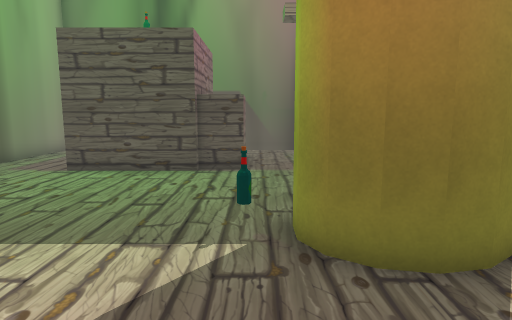
View 1 (above)

20 first-person views from a walk through a Unity game level. The camera is 1.4 m above the floor, tilts 8° down and sees 75° across. The floor is counted in squares, 0.82 m on a side. Each view is taken from the middle of a square. On the plan, view 1 faces up. The plan holds only what a view shows up to about 17 squares ahead; the rest is blank. The place goes on beyond the plan. The player character is not drawn.

View 2
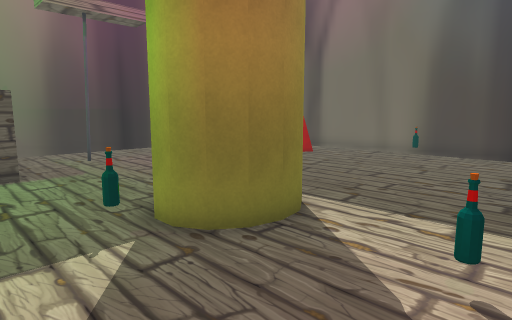

View 3
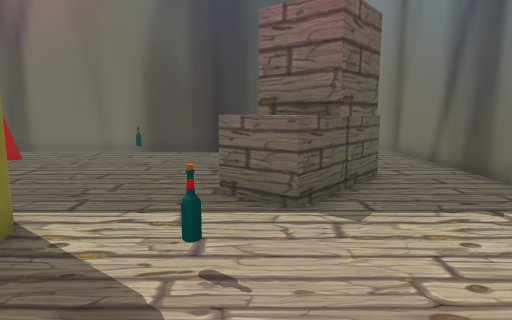

View 4
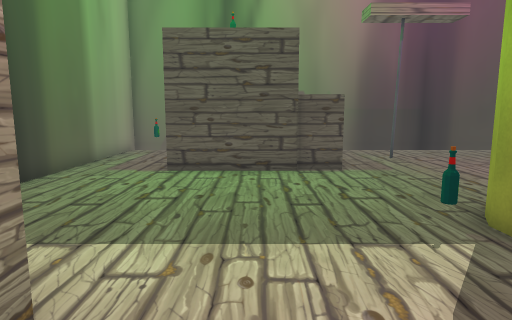

View 5
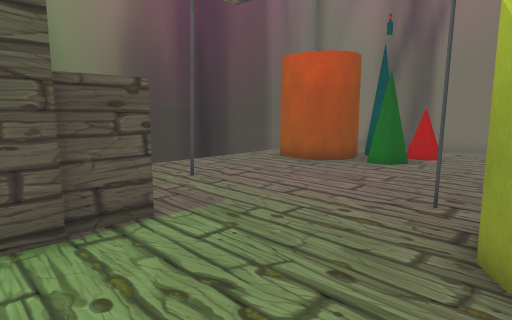

View 6
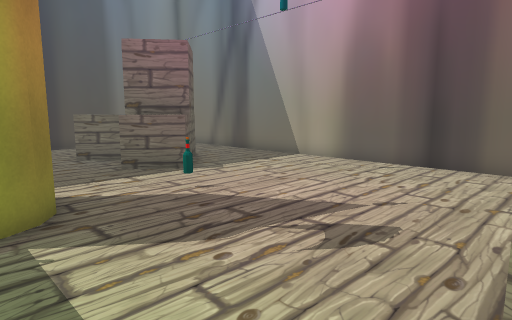

View 7
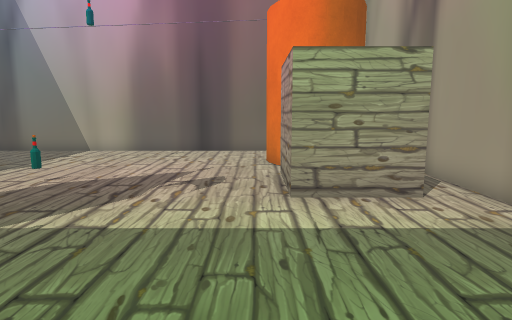

View 8
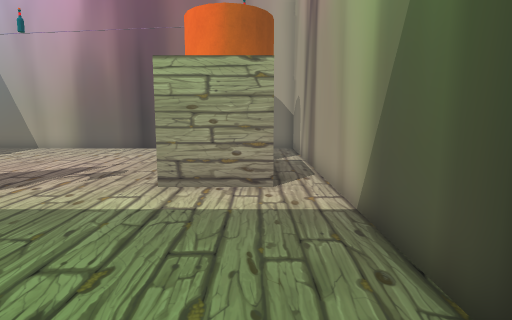

View 9
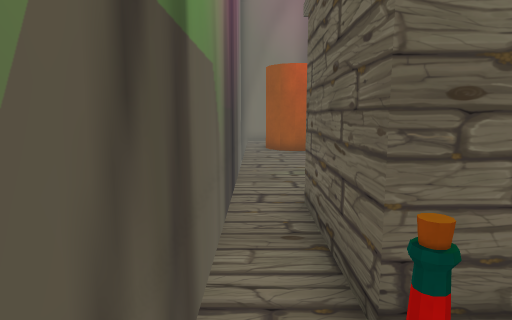

View 10
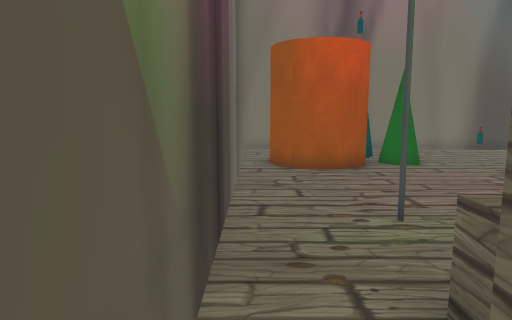

View 11
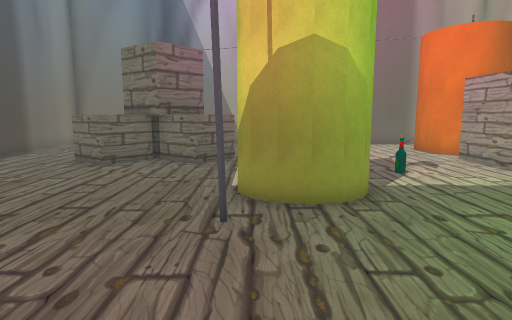

View 12
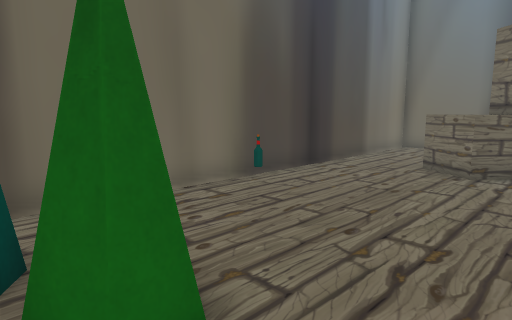

View 13
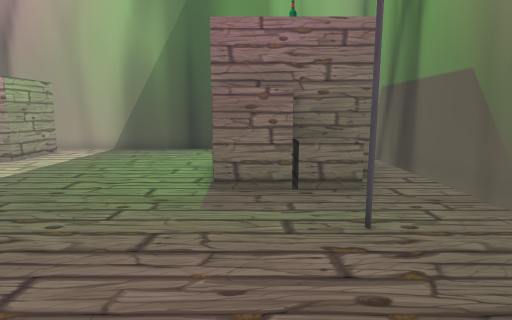

View 14
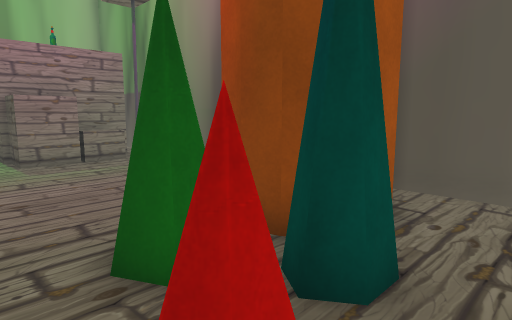

View 15
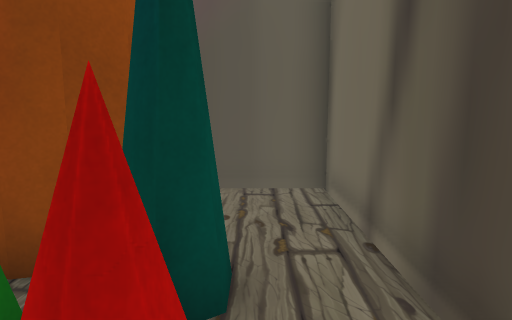

View 16
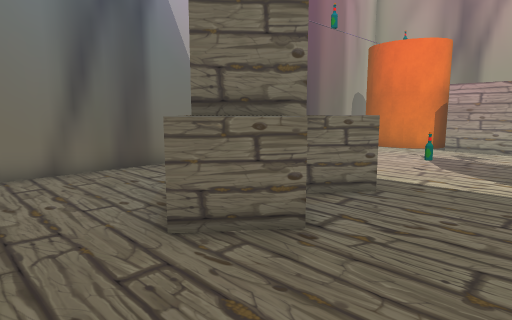

View 17
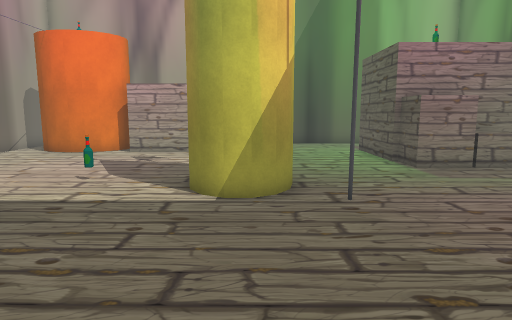

View 18
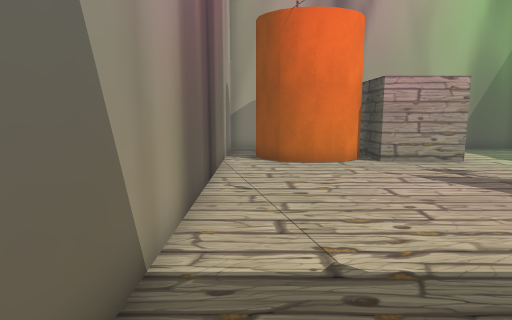

View 19
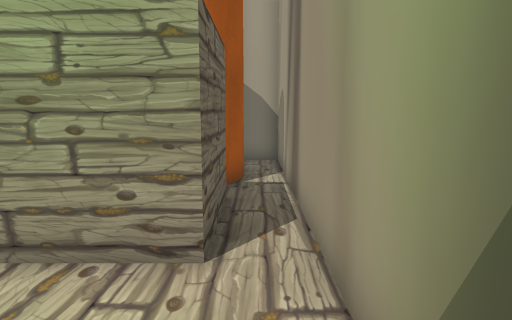

View 20
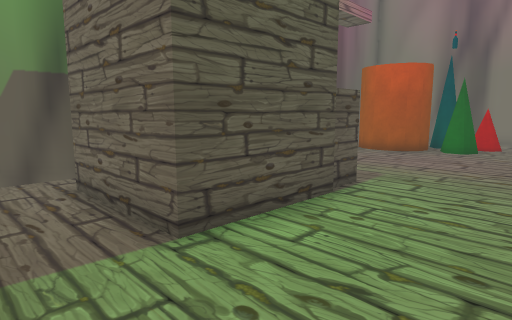

### Floor plan
Points are (right, up) in squares from view 1. A wall is a line through its corners. A room is listed if a view was taken in it or the views show most of it. See-through windows are left out.
Room 1 (views 1, 2, 3, 4, 5, 6, 7, 8, 9, 10, 11, 12, 13, 14, 15, 16, 17, 18, 19, 20)
walls: (3.1, 4) (2.5, 3.6); (2.7, 3.5) (2, 3.4) (1.3, 3.5) (0.8, 3.8) (0.6, 4.3) (0.6, 4.9) (0.8, 5.4) (1.4, 5.8) (2, 5.9) (2.6, 5.8) (3.1, 5.4) (3.4, 4.9) (3.4, 4.4) (3.1, 3.8); (8.2, 9.9) (8.2, 10.1); (9, 9.7) (8.6, 9.5) (7.9, 9.8) (7.9, 10.2) (8.6, 10.6); (9, 9.9) (8.6, 9.7) (8, 10) (8.6, 10.3); (8.4, 11.2) (7.8, 11.4) (7.3, 11.9) (7, 12.5) (7, 13.2) (7.3, 13.9) (7.8, 14.3) (8.6, 14.5); (6.6, -0.7) (8.1, 1.1) (9.7, -0.2); (10, 9.2) (10.4, 8.9); (5.1, -1.8) (6.5, -0.1) (8.3, -1.5); (-0.4, 13.4) (-0.4, 10) (-1.8, 10) (-1.8, 9.8) (-5.7, 9.8) (-5.7, 14.1) (-1.8, 14.1) (-1.8, 11.9); (10.6, 9.3) (10.3, 9.1) (9.9, 9.4); (9.9, 11.3) (10.3, 11.6); (9.6, 11.9) (9.1, 11.4); (10.6, 11.4) (10.6, 10.8) (10.3, 10.6) (9.9, 10.8); (9.9, 13.2) (9.9, 12.6); (7.1, -3.4) (3.8, -0.7) (5, 0.8) (7.1, -0.8); (-4.7, -1.8) (-4.3, -2.7) (-4.5, -3.6) (-4.7, -4.2) (-5.1, -4.6) (-5.5, -4.9); (-7.4, 2.4) (-4.7, 2.4) (-4.7, -0.6); (-5.5, -1.1) (-5.1, -1.4) (-4.6, -1.9); (-4.5, -2.3) (-4.4, -3.1); (-7.2, 15.9) (-8.8, 15.9) (-8.8, 2.5); (-6.1, -6.2) (12.7, -6.2) (12.7, 15.9) (-7, 15.9)
low walls: (9.2, 10.4) (9.2, 9.6); (10.5, 8.8) (9.9, 9.2) (9.9, 9.8); (-1, 13.4) (-0.4, 13.4)
ways out: opening at (-8, 2) to room 3
objects: bottle (-7, 15); bottle (0, 5); bottle (2, 1); bottle (12, 5)
Room 2 (no view inside)
walls: (-7.7, -3) (-7.6, -2.3); (-7.6, -2.4) (-7.3, -1.7); (-8.8, -1.5) (-8.8, -6.2) (-6.1, -6.2)
ways out: opening at (-8, -2) to room 3
Room 3 (no view inside)
walls: (-6.6, -1.1) (-6, -1); (-8.8, 2.5) (-8.8, -1.5); (-4.7, -0.6) (-7.4, -0.6) (-7.4, 2.4)
ways out: opening at (-8, 2) to room 1; opening at (-8, -2) to room 2

Where each view was taken, in squares from view 1:
view 1: 0 up, 0 right, facing up
view 2: 0 up, 2 left, facing up-right
view 3: 0 up, 2 left, facing right
view 4: 0 up, 3 left, facing up
view 5: 5 up, 3 left, facing up-right
view 6: 5 up, 5 left, facing down-right
view 7: 9 up, 4 left, facing down
view 8: 10 up, 7 left, facing down
view 9: 15 up, 8 left, facing right
view 10: 15 up, 3 left, facing right
view 11: 12 up, 3 right, facing down
view 12: 11 up, 6 right, facing down-right
view 13: 11 up, 7 right, facing left
view 14: 8 up, 12 right, facing up-left
view 15: 8 up, 11 right, facing up
view 16: 4 up, 12 right, facing down-left
view 17: 5 up, 10 right, facing left
view 18: 5 down, 7 right, facing left
view 19: 6 up, 8 left, facing down
view 20: 6 up, 8 left, facing up-right
